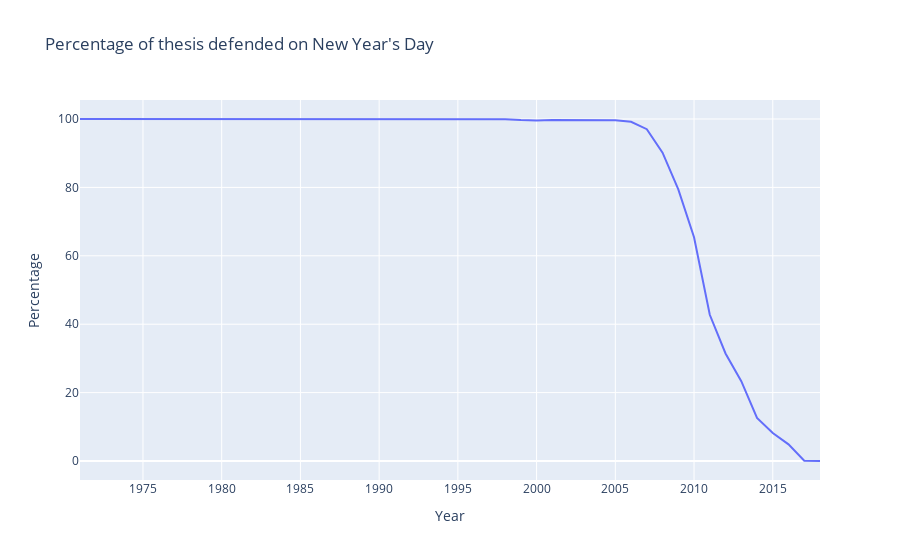

Notebook source saved alongside this figure:
### Markdown cell above
### How did the proportion of defences at the ﬁrst of january evolve over the years ?

### Code cell
df_0101 = df_0101.groupby('Year').count().reset_index().reindex(['Year', 'Titre'], axis=1)
df_0101.rename(columns={'Titre' : 'nb_Thesis'}, inplace=True)
df_0101['nb_Thesis_byyear'] = df_0101['Year'].apply(lambda x: years.loc[x])
df_0101['Percentage'] = df_0101['nb_Thesis'] / df_0101['nb_Thesis_byyear'] * 100

fig = df_0101.plot(x='Year', y='Percentage', title='Percentage of thesis defended on New Year\'s Day')
fig.write_image('plots/thesis_newyeareve.png')
fig.show()

### Figure 1 — Plotly figure (JSON) as saved in the notebook; plotly's stock layout.template omitted (floating-point values rounded to 4 significant figures)
{"data": [{"hovertemplate": "Year=%{x}<br>Percentage=%{y}<extra></extra>", "legendgroup": "", "line": {"color": "#636efa", "dash": "solid"}, "marker": {"symbol": "circle"}, "mode": "lines", "name": "", "orientation": "v", "showlegend": false, "type": "scatter", "x": [1971, 1972, 1973, 1976, 1979, 1980, 1982, 1984, 1985, 1986, 1987, 1988, 1989, 1990, 1991, 1992, 1993, 1994, 1995, 1996, 1997, 1998, 1999, 2000, 2001, 2002, 2003, 2004, 2005, 2006, 2007, 2008, 2009, 2010, 2011, 2012, 2013, 2014, 2015, 2016, 2017, 2018], "xaxis": "x", "y": [100, 100, 100, 100, 100, 100, 100, 100, 100, 100, 100, 100, 100, 100, 100, 100, 100, 100, 100, 100, 99.97, 99.93, 99.71, 99.59, 99.7, 99.71, 99.77, 99.71, 99.62, 99.18, 97.02, 90.15, 79.4, 65.44, 42.75, 31.45, 23.34, 12.62, 8.209, 4.882, 0.1143, 0.007809], "yaxis": "y"}], "layout": {"legend": {"tracegroupgap": 0}, "title": {"text": "Percentage of thesis defended on New Year's Day"}, "xaxis": {"anchor": "y", "domain": [0, 1], "title": {"text": "Year"}}, "yaxis": {"anchor": "x", "domain": [0, 1], "title": {"text": "Percentage"}}}}
